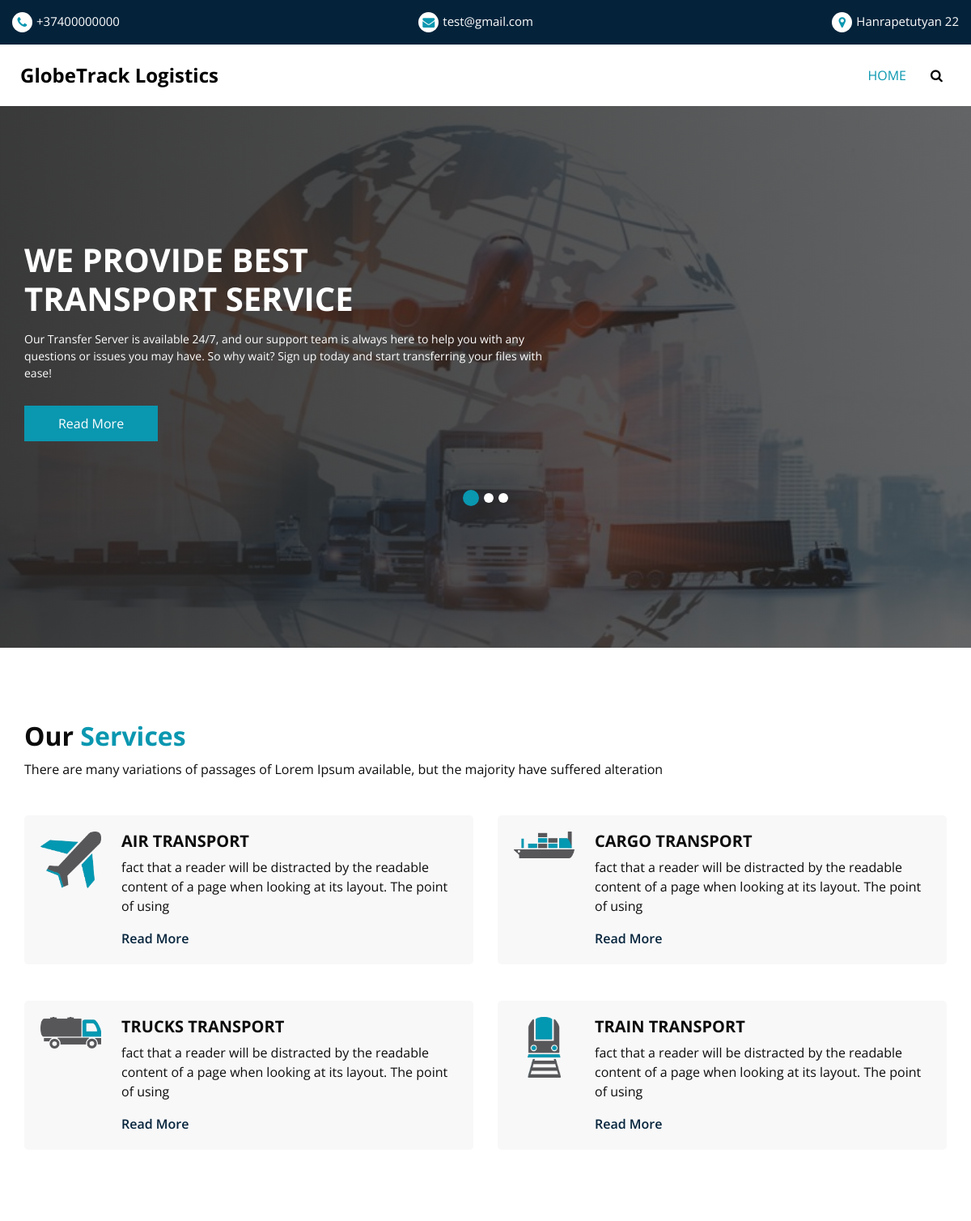
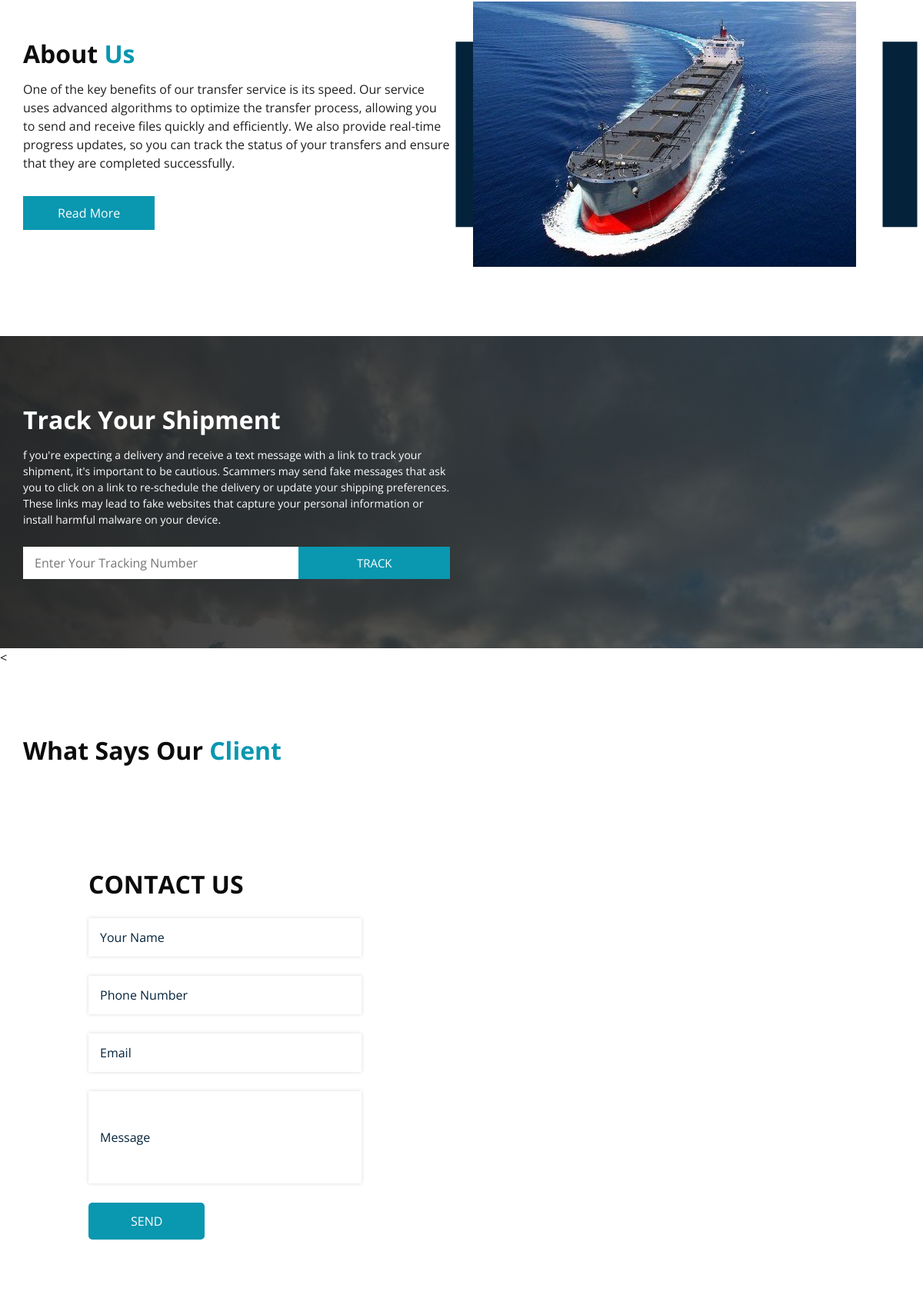
The page / (upper part) on the database its author committed (2 pictures, top to bottom).
### main/models.py (models this page shows, shortened)
class Info(models.Model):
    phone = models.CharField('Phone number', max_length=50)
    email = models.EmailField('Email')
    location = models.CharField('Location', max_length=60)

class Background(models.Model):
    img = models.ImageField('Background picture')
    text1 = models.TextField('Text')
    text2 = models.TextField('Text2', blank=True)
    text3 = models.TextField('Text3', blank=True)
    button_name = models.CharField('Button name', max_length=20)

class About(models.Model):
    text = models.TextField('Text')
    img = models.ImageField('Image of boat', blank=True)

class Track(models.Model):
    img = models.ImageField('Image', upload_to='boat')
    text1 = models.TextField('Text')
    button = models.CharField('Button', max_length=10)

### main/views.py (the view)
# urls.py: path('', views.index, name='index')
def index(request):
    if request.method == "POST":
        name = request.POST.get('name')
        email = request.POST.get('email')
        message = request.POST.get('message')
        ContactUs.objects.create(name=name,email=email,message=message)
        return redirect('index')
    logo = Logo.objects.first()
    info = Info.objects.first()
    back = Background.objects.first()
    about = About.objects.first()
    track = Track.objects.first()
    review = Reviws.objects.first()
    return render(request, 'main/index.html', context= {
        'logo':logo,
        'info':info,
        'back':back,
        'about':about,
        'track':track,
        'review':review
    })

### main/templates/main/index.html (shortened to what this page needs)
{%load static%}
<!DOCTYPE html>
<html>
<head>
  <link rel="stylesheet" type="text/css" href="{% static 'css/bootstrap.css' %}" />
  <link rel="stylesheet" type="text/css" href="https://cdnjs.cloudflare.com/ajax/libs/OwlCarousel2/2.3.4/assets/owl.carousel.min.css" />
  <link href="{% static 'css/font-awesome.min.css' %}" rel="stylesheet" />
  <link href="{% static 'css/style.css' %}" rel="stylesheet" />
  <link href="{% static 'css/responsive.css' %}" rel="stylesheet" />
</head>
<body>
  <div class="hero_area">
    <header class="header_section">
      <div class="header_top">
        <div class="container-fluid ">
          <div class="contact_nav">
            <a href="">
              <i class="fa fa-phone" aria-hidden="true"></i>
              <span>
                {{info.phone}}
              </span>
            </a>
            <a href="">
              <i class="fa fa-envelope" aria-hidden="true"></i>
              <span>
                {{info.email}}
              </span>
            </a>
            <a href="">
              <i class="fa fa-map-marker" aria-hidden="true"></i>
              <span>
                {{info.location}}
              </span>
            </a>
          </div>
        </div>
      </div>
      <div class="header_bottom">
        <div class="container-fluid">
          <nav class="navbar navbar-expand-lg custom_nav-container ">
            <a class="navbar-brand" href="index.html">
              <span>
                GlobeTrack Logistics
              </span>
            </a>
            <div class="collapse navbar-collapse" id="navbarSupportedContent">
              <ul class="navbar-nav  ">
                <li class="nav-item active">
                  <a class="nav-link" href="index.html">Home <span class="sr-only">(current)</span></a>
                </li>
                  <button class="btn  my-2 my-sm-0 nav_search-btn" type="submit">
                    <i class="fa fa-search" aria-hidden="true"></i>
                  </button>
              </ul>
            </div>
          </nav>
        </div>
      </div>
    </header>
    <section class="slider_section ">
      <div class="slider_bg_box">
        <img src="{{back.img.url}}" alt="">
      </div>
      <div id="customCarousel1" class="carousel slide" data-ride="carousel">
        <div class="carousel-inner">
          <div class="carousel-item active">
            <div class="container ">
              <div class="row">
                <div class="col-md-7 ">
                  <div class="detail-box">
                    <h1>
                      We Provide best <br>
                      Transport Service
                    </h1>
                    <p>
                      {{back.text1}}
                    </p>
                    <div class="btn-box">
                      <a href="" class="btn1">
                        {{back.button_name}}
                      </a>
                    </div>
                  </div>
                </div>
              </div>
            </div>
          </div>
        </div>
        <ol class="carousel-indicators">
          <li data-target="#customCarousel1" data-slide-to="0" class="active"></li>
          <li data-target="#customCarousel1" data-slide-to="1"></li>
          <li data-target="#customCarousel1" data-slide-to="2"></li>
        </ol>
      </div>
    </section>
  </div>
  <section class="service_section layout_padding">
    <div class="service_container">
      <div class="container ">
        <div class="heading_container">
          <h2>
            Our <span>Services</span>
          </h2>
          <p>
            There are many variations of passages of Lorem Ipsum available, but the majority have suffered alteration
          </p>
        </div>
        <div class="row">
          <div class="col-md-6 ">
            <div class="box ">
              <div class="img-box">
                <img src="{% static 'images/s1.png' %}" alt="">
              </div>
              <div class="detail-box">
                <h5>
                  Air Transport
                </h5>
                <p>
                  fact that a reader will be distracted by the readable content of a page when looking at its layout.
                  The
                  point of using
                </p>
                <a href="">
                  Read More
                </a>
              </div>
            </div>
          </div>
          <div class="col-md-6 ">
            <div class="box ">
              <div class="img-box">
                <img src="{% static 'images/s2.png' %}" alt="">
              </div>
              <div class="detail-box">
                <h5>
                  Cargo Transport
                </h5>
                <p>
                  fact that a reader will be distracted by the readable content of a page when looking at its layout.
                  The
                  point of using
                </p>
                <a href="">
                  Read More
                </a>
              </div>
            </div>
          </div>
          <div class="col-md-6 ">
            <div class="box ">
              <div class="img-box">
                <img src="{% static 'images/s3.png' %}" alt="">
              </div>
              <div class="detail-box">
                <h5>
                  Trucks Transport
                </h5>
                <p>
                  fact that a reader will be distracted by the readable content of a page when looking at its layout.
                  The
                  point of using
                </p>
                <a href="">
                  Read More
                </a>
              </div>
            </div>
          </div>
          <div class="col-md-6 ">
            <div class="box ">
              <div class="img-box">
                <img src="{% static 'images/s4.png' %}" alt="">
              </div>
              <div class="detail-box">
                <h5>
                  Train Transport
                </h5>
                <p>
                  fact that a reader will be distracted by the readable content of a page when looking at its layout.
                  The
                  point of using
                </p>
                <a href="">
                  Read More
                </a>
              </div>
            </div>
          </div>
        </div>
      </div>
    </div>
  </section>
  <section class="about_section layout_padding-bottom">
    <div class="container  ">
      <div class="row">
        <div class="col-md-6">
          <div class="detail-box">
            <div class="heading_container">
              <h2>
                About <span>Us</span>
              </h2>
            </div>
            <p>
              {{about.text}}
            </p>
            <a href="">
              Read More
            </a>
          </div>
        </div>
        <div class="col-md-6 ">
          <div class="img-box">
            <img src="{{about.img.url}}" alt="">
          </div>
        </div>
      </div>
    </div>
  </section>
  <section class="track_section layout_padding">
    <div class="track_bg_box">
      <img src="{{track.img.url}}" alt="">
    </div>
    <div class="container">
      <div class="row">
        <div class="col-md-6">
          <div class="heading_container">
            <h2>
              Track Your Shipment
            </h2>
          </div>
          <p>
            {{track.text1}}
          </p>
          <form action="">
            <input type="text" placeholder="Enter Your Tracking Number" />
            <button type="submit">
              {{track.button}}
            </button>
          </form>
        </div>
      </div>
    </div>
  </section>
  <<section class="client_section layout_padding">
    <div class="container">
      <div class="heading_container">
        <h2>
          What Says Our <span>Client</span>
        </h2>
      </div>
    </div>
  </section>
  <section class="contact_section">
    <div class="container-fluid">
      <div class="row">
        <div class="col-lg-4 col-md-5 offset-md-1">
          <div class="heading_container">
            <h2>
              Contact Us
            </h2>
          </div>
        </div>
      </div>
      <div class="row">
        <div class="col-lg-4 col-md-5 offset-md-1">
          <div class="form_container contact-form">
            <form  method="post">
              <div>
                <input type="text" placeholder="Your Name" />
              </div>
              <div>
                <input type="text" placeholder="Phone Number" />
              </div>
              <div>
                <input type="email" placeholder="Email" />
              </div>
              <div>
                <input type="text" class="message-box" placeholder="Message" />
              </div>
              <div class="btn_box">
                <button>
                  SEND
                </button>
              </div>
            </form>
          </div>
        </div>
        <div class="col-lg-7 col-md-6 px-0">
          <div class="map_container">
            <div class="map">
              <div id="googleMap"></div>
            </div>
          </div>
        </div>
      </div>
    </div>
  </section>
</body>
</html>

### main/static/css/responsive.css (style rules this page uses)
@media (min-width: 1200px) { .container { max-width: 1170px; } }

### rows shown on the page
Info: phone "+37400000000", email "test@gmail.com", location "Hanrapetutyan 22"
Background: img (picture), text1 "Our Transfer Server is available 24/7, and our support team is always here to help you with any questions or issues you may have. So why wait? Sign up today and start transferring your files with ease!", button_name "Read More"
About: text "One of the key benefits of our transfer service is its speed. Our service uses advanced algorithms to optimize the transfer process, allowing you to send and receive files quickly and efficiently. We also provide real-time progress updates, so you can track the status of your transfers and ensure that they are completed successfully.", img (picture)
Track: img (picture), text1 "f you're expecting a delivery and receive a text message with a link to track your shipment, it's important to be cautious. Scammers may send fake messages that ask you to click on a link to re-schedule the delivery or update your shipping preferences. These links may lead to fake websites that capture your personal information or install harmful malware on your device.", button "TRACK"
